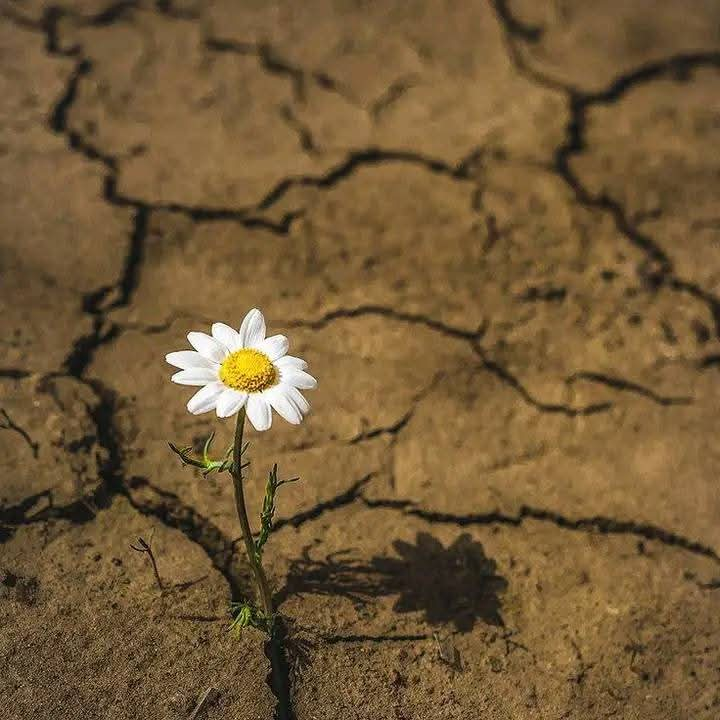
#> input picture Phase 2_Image_Resizing_Reshaping/Test_Image.jpg, 720 x 720 px, found by its file name
$ python rotation.py
#> lines starting #> are read from the running program, lines starting #| are printed output that depends on the picture
import cv2

image = cv2.imread(r"Phase 2_Image_Resizing_Reshaping\Test_Image.jpg")
#> image is the input picture: shape (720, 720, 3); mean B, G, R 54.6, 89.7, 114.6

if image is None:
    print("Could not load image")
else:
    (h,w) = image.shape[:2]
#> h = 720; w = 720

    center = (w//2,h//2)
#> center = (360, 360)
    M = cv2.getRotationMatrix2D(center, 90, 1.0)
    rotated = cv2.warpAffine(image, M, (w,h))
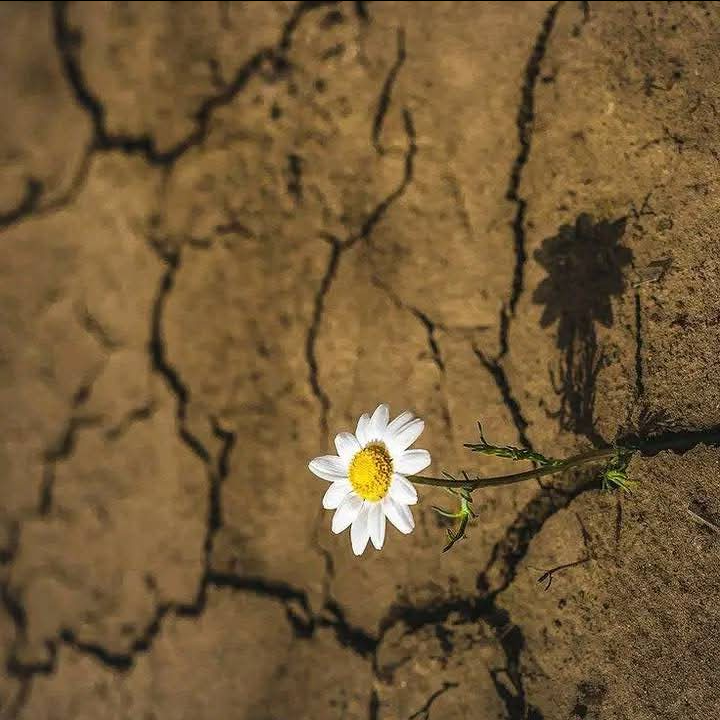
#> rotated: shape (720, 720, 3); mean B, G, R 54.5, 89.6, 114.4

    cv2.imshow("Original", image)
    cv2.imshow("Rotated Image", rotated)

    cv2.waitKey(0)
    cv2.destroyAllWindows()
